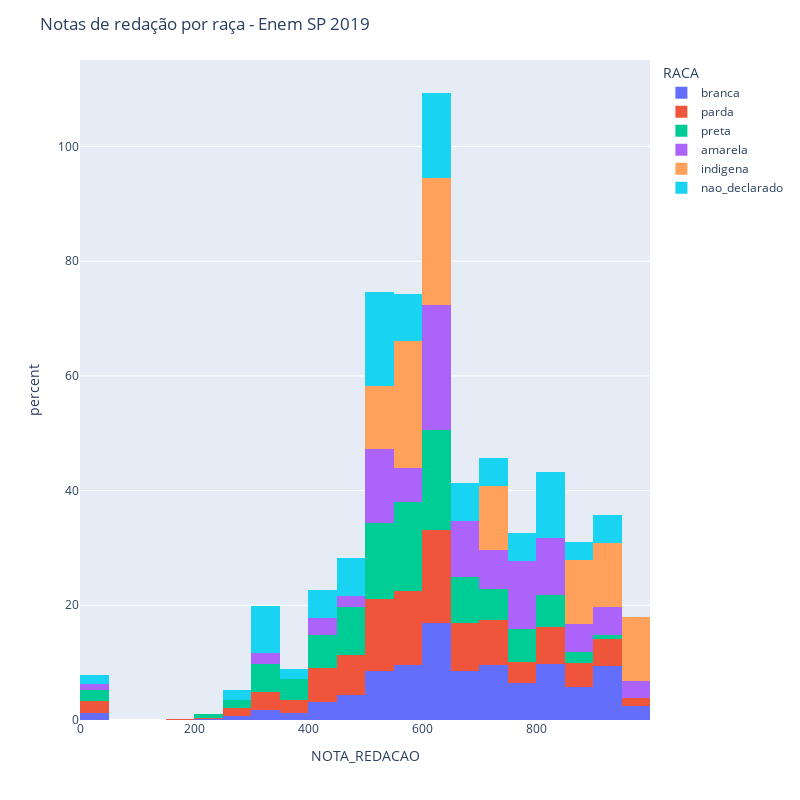

Notebook code cell kept with this figure:
### Code cell
grafico =  px.histogram (enem_sjrp,  x = "NOTA_REDACAO", nbins=20, color='RACA', histnorm='percent') 
grafico.update_layout(width=800,height=800,title_text='Notas de redação por raça - Enem SP 2019') 
grafico.show()

### Figure 1 — Plotly figure (JSON) as saved in the notebook; plotly's stock layout.template omitted (floating-point values rounded to 4 significant figures; data arrays with more than 128 entries replaced by an {"elided": "..."} marker saying what was removed)
{"data": [{"alignmentgroup": "True", "bingroup": "x", "histnorm": "percent", "hovertemplate": "RACA=branca<br>NOTA_REDACAO=%{x}<br>percent=%{y}<extra></extra>", "legendgroup": "branca", "marker": {"color": "#636efa", "pattern": {"shape": ""}}, "name": "branca", "nbinsx": 20, "offsetgroup": "branca", "orientation": "v", "showlegend": true, "type": "histogram", "x": {"elided": "3264 int values"}, "xaxis": "x", "yaxis": "y"}, {"alignmentgroup": "True", "bingroup": "x", "histnorm": "percent", "hovertemplate": "RACA=parda<br>NOTA_REDACAO=%{x}<br>percent=%{y}<extra></extra>", "legendgroup": "parda", "marker": {"color": "#EF553B", "pattern": {"shape": ""}}, "name": "parda", "nbinsx": 20, "offsetgroup": "parda", "orientation": "v", "showlegend": true, "type": "histogram", "x": {"elided": "982 int values"}, "xaxis": "x", "yaxis": "y"}, {"alignmentgroup": "True", "bingroup": "x", "histnorm": "percent", "hovertemplate": "RACA=preta<br>NOTA_REDACAO=%{x}<br>percent=%{y}<extra></extra>", "legendgroup": "preta", "marker": {"color": "#00cc96", "pattern": {"shape": ""}}, "name": "preta", "nbinsx": 20, "offsetgroup": "preta", "orientation": "v", "showlegend": true, "type": "histogram", "x": {"elided": "265 int values"}, "xaxis": "x", "yaxis": "y"}, {"alignmentgroup": "True", "bingroup": "x", "histnorm": "percent", "hovertemplate": "RACA=amarela<br>NOTA_REDACAO=%{x}<br>percent=%{y}<extra></extra>", "legendgroup": "amarela", "marker": {"color": "#ab63fa", "pattern": {"shape": ""}}, "name": "amarela", "nbinsx": 20, "offsetgroup": "amarela", "orientation": "v", "showlegend": true, "type": "histogram", "x": [500, 780, 640, 720, 560, 680, 780, 800, 800, 640, 520, 620, 620, 560, 580, 440, 620, 760, 580, 600, 600, 900, 920, 660, 940, 880, 780, 700, 640, 500, 780, 520, 660, 820, 840, 560, 640, 740, 420, 620, 820, 600, 500, 480, 640, 900, 640, 800, 540, 620, 600, 640, 680, 980, 540, 660, 860, 520, 760, 700, 760, 680, 840, 960, 660, 640, 760, 780, 860, 840, 520, 660, 640, 780, 780, 860, 860, 640, 440, 940, 980, 0, 840, 840, 520, 600, 780, 600, 620, 500, 580, 680, 720, 340, 540, 540, 480, 340, 700, 700, 660], "xaxis": "x", "yaxis": "y"}, {"alignmentgroup": "True", "bingroup": "x", "histnorm": "percent", "hovertemplate": "RACA=indigena<br>NOTA_REDACAO=%{x}<br>percent=%{y}<extra></extra>", "legendgroup": "indigena", "marker": {"color": "#FFA15A", "pattern": {"shape": ""}}, "name": "indigena", "nbinsx": 20, "offsetgroup": "indigena", "orientation": "v", "showlegend": true, "type": "histogram", "x": [700, 860, 560, 600, 940, 560, 540, 620, 960], "xaxis": "x", "yaxis": "y"}, {"alignmentgroup": "True", "bingroup": "x", "histnorm": "percent", "hovertemplate": "RACA=nao_declarado<br>NOTA_REDACAO=%{x}<br>percent=%{y}<extra></extra>", "legendgroup": "nao_declarado", "marker": {"color": "#19d3f3", "pattern": {"shape": ""}}, "name": "nao_declarado", "nbinsx": 20, "offsetgroup": "nao_declarado", "orientation": "v", "showlegend": true, "type": "histogram", "x": [440, 640, 680, 840, 640, 800, 700, 480, 320, 560, 480, 760, 600, 800, 760, 840, 560, 540, 780, 460, 900, 840, 860, 260, 700, 680, 560, 500, 380, 620, 900, 520, 320, 340, 620, 580, 480, 720, 920, 860, 600, 660, 820, 540, 340, 540, 600, 660, 520, 560, 500, 420, 600, 500, 0, 420, 300, 600, 520, 800, 540], "xaxis": "x", "yaxis": "y"}], "layout": {"barmode": "relative", "height": 800, "legend": {"title": {"text": "RACA"}, "tracegroupgap": 0}, "margin": {"t": 60}, "title": {"text": "Notas de redação por raça - Enem SP 2019"}, "width": 800, "xaxis": {"anchor": "y", "autorange": true, "domain": [0, 1], "range": [-0.5, 999.5], "title": {"text": "NOTA_REDACAO"}, "type": "linear"}, "yaxis": {"anchor": "x", "autorange": true, "domain": [0, 1], "range": [0, 115.1], "title": {"text": "percent"}}}}
